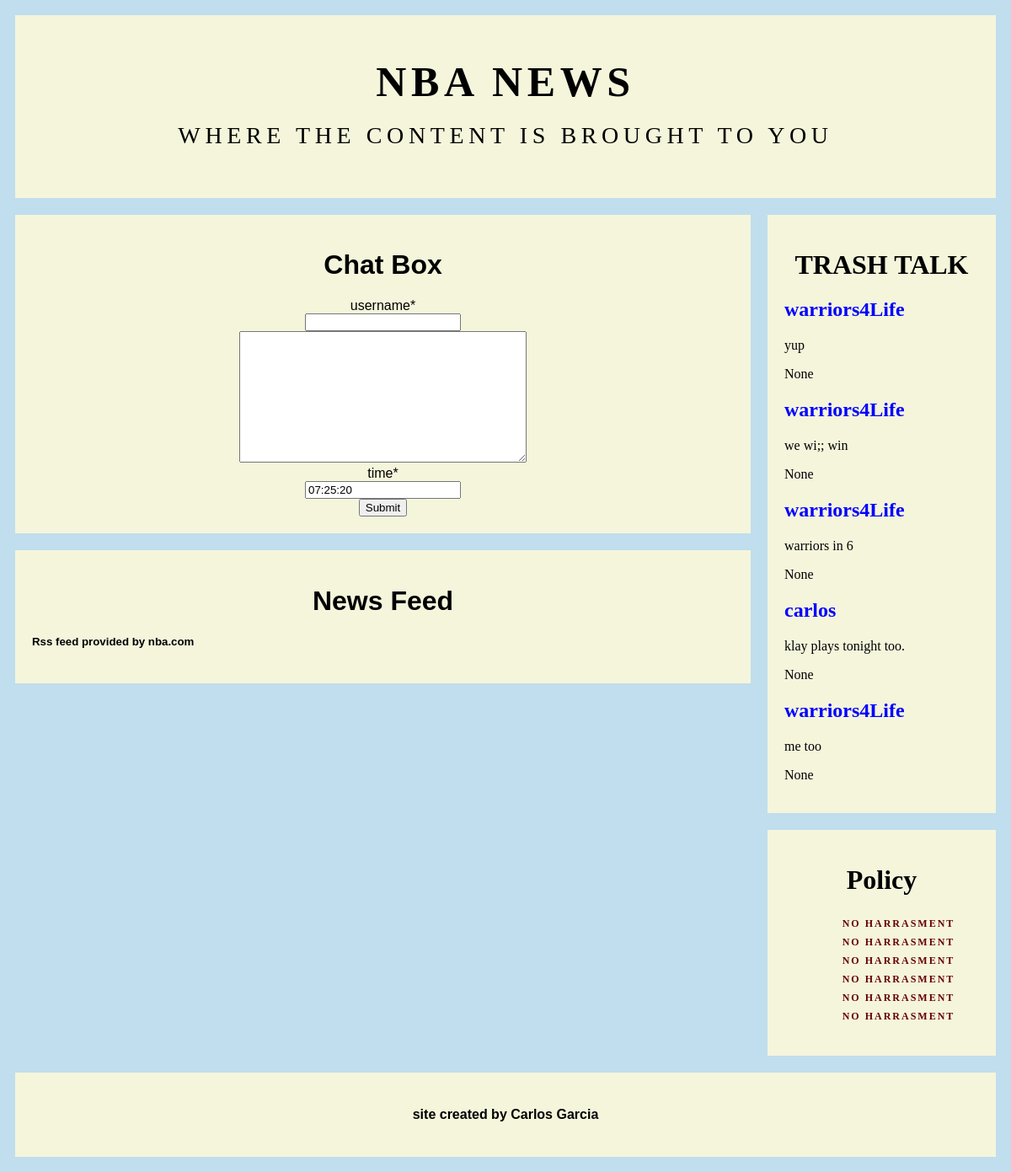
The app's page /, older data.
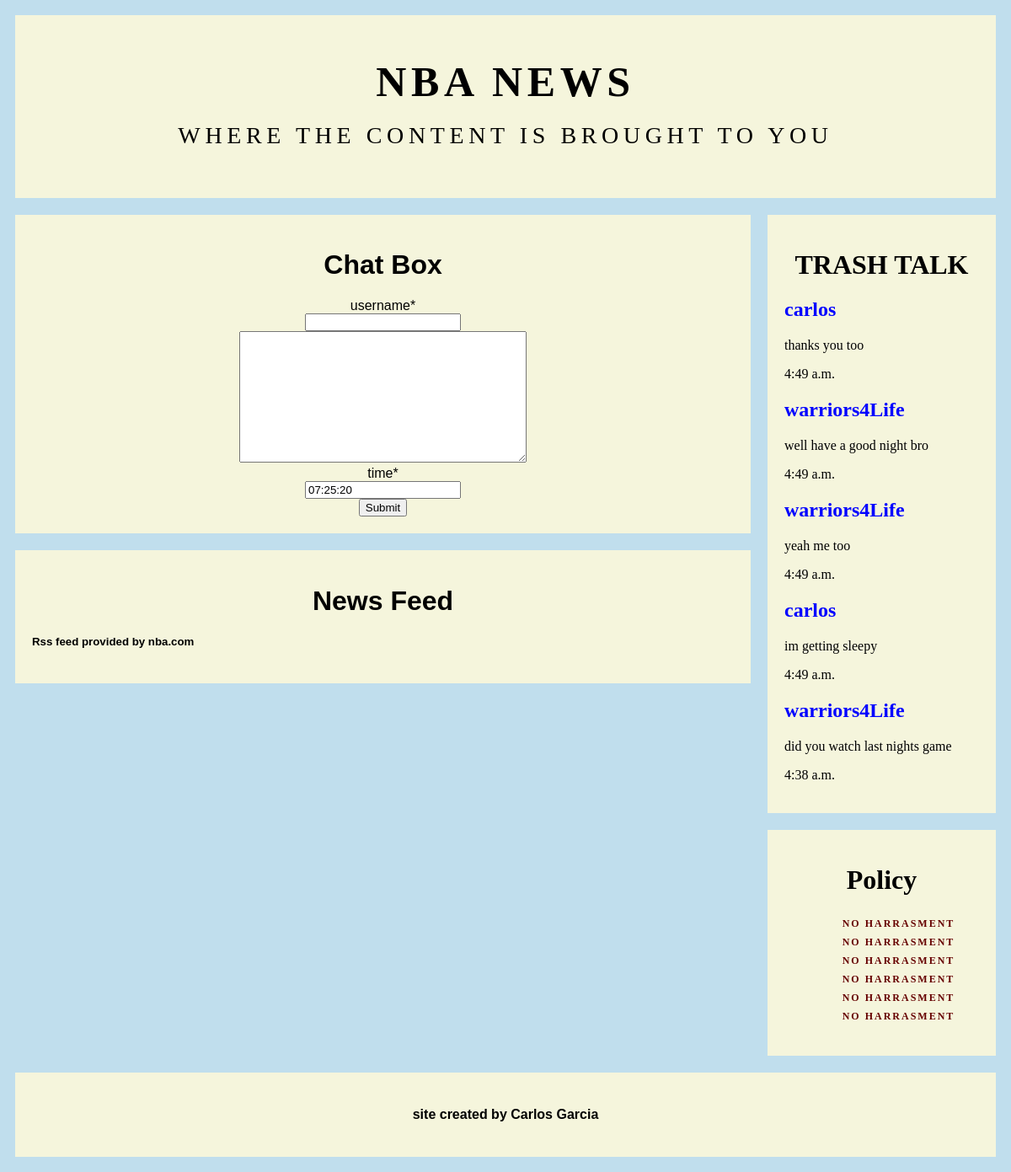
The same page, newer data.
### sportsapp/models.py (models this page shows, shortened)
class PostModel(models.Model):
    title = models.CharField(max_length=100)
    content = models.TextField(max_length=140)
    dateCreated = models.TimeField(default=timezone.now)

### sportsapp/views.py (the view, shortened to what this page needs)
# urls.py: path('', views.index, name='index'),
def index(request):
    form = PostForm(request.POST or None)
    queryset = PostModel.objects.all().order_by('-id')[:5]
    feeds = feedparser.parse('http://www.nba.com/rss/nba_rss.xml')
    context = {
        "object_list":  queryset,
        'feeds': feeds,
        'Postform': form,
    }
    return render(request, 'sportsapp/index.html', context)

### sportsapp/forms.py
class PostForm(forms.ModelForm):
    class Meta:
        model = PostModel
        labels = {'title': 'username', 'content': "",'dateCreated': 'time' }
        exclude = ['id']

### sportsapp/templates/sportsapp/index.html (shortened to what this page needs)
<!DOCTYPE html>
{% load crispy_forms_tags %}
<html lang="en">
<head>
    {% load static %}
    <link rel="stylesheet" href="{% static 'sportsapp/index.css' %}">
</head>
</html>
<body>
<div class="header">
    <h1>NBA NEWS</h1>
    <p>Where the content is brought to you</p>
</div>
<div class="row">
    <div class="leftcolumn">
        <div class="card">
            <h1>Chat Box</h1>
            <form  method="POST">
                {{ Postform|crispy }}
                <button>Submit</button>
            </form>
        </div>
        {% block content %}
        <div class="card">
            <h1>  News Feed </h1>
            <h5>Rss feed provided by nba.com</h5>
        </div>
        {% endblock content %}
    </div>
    <div class="rightcolumn">
        <div class="card">
            <h1>TRASH TALK</h1>
            {% for obj in object_list %}
            <h2 id="username">{{ obj.title}}</h2>
            <p>{{ obj.content }}</p>
            <p>{{ obj.dateCreated }}</p>
            {% endfor %}
        </div>
        <div class="card" style="text-align: center">
            <h1>Policy </h1>
            <div>
                <uL>
                    <li>No Harrasment</li>
                    <li>No Harrasment</li>
                    <li>No Harrasment</li>
                    <li>No Harrasment</li>
                    <li>No Harrasment</li>
                    <li>No Harrasment</li>
                </uL>
            </div>
        </div>
    </div>
</div>
<div class="footer">
    <h4>site created by Carlos Garcia </h4>
</div>
</body>
</html>

### sportsapp/static/sportsapp/index.css (style rules this page uses)
* { box-sizing: border-box; }
body { font-family: Arial; padding: 10px; background: #c0deed; }
h2 { color: blue; }
div li { font-family: Georgia,"Times New Roman",serif; font-size: 12px; font-weight: bold; color: #600; line-height: 22px; margin: 0; text-transform: uppercase; letter-spacing: 2px; list-style: none; }
.header { padding: 30px; background: #f5f5dc; font-family: 'Hoefler Text', Georgia, 'Times New Roman', serif; font-weight: normal; font-size: 1.75em; letter-spacing: .2em; line-height: 1.1em; margin:0px; text-align: center; text-transform: uppercase; }
.header h1 { font-size: 50px; }
.leftcolumn { float: left; width: 75%; }
.rightcolumn { float: left; width: 25%; background-color: #c0deed; padding-left: 20px; font-family: 'Hoefler Text', Georgia, 'Times New Roman', serif; }
.card { background-color: beige; padding: 20px; margin-top: 20px; text-decoration: none; }
.row:after { content: ""; display: table; clear: both; }
.footer { padding: 20px; text-align: center; background: #f5f5dc; margin-top: 20px; }
form { margin-left: 0%; text-align: center; }
h1 { text-align: center; }

Row changes from the older to the newer data that the page shows:
removed PostModel: title "warriors4Life", content "yup", dateCreated "None"
removed PostModel: title "warriors4Life", content "we wi;; win", dateCreated "None"
removed PostModel: title "warriors4Life", content "warriors in 6", dateCreated "None"
removed PostModel: title "carlos", content "klay plays tonight too.", dateCreated "None"
removed PostModel: title "warriors4Life", content "me too", dateCreated "None"
added PostModel: title "carlos", content "thanks you too", dateCreated "4:49 a.m."
added PostModel: title "warriors4Life", content "well have a good night bro", dateCreated "4:49 a.m."
added PostModel: title "warriors4Life", content "yeah me too", dateCreated "4:49 a.m."
added PostModel: title "carlos", content "im getting sleepy", dateCreated "4:49 a.m."
added PostModel: title "warriors4Life", content "did you watch last nights game", dateCreated "4:38 a.m."
